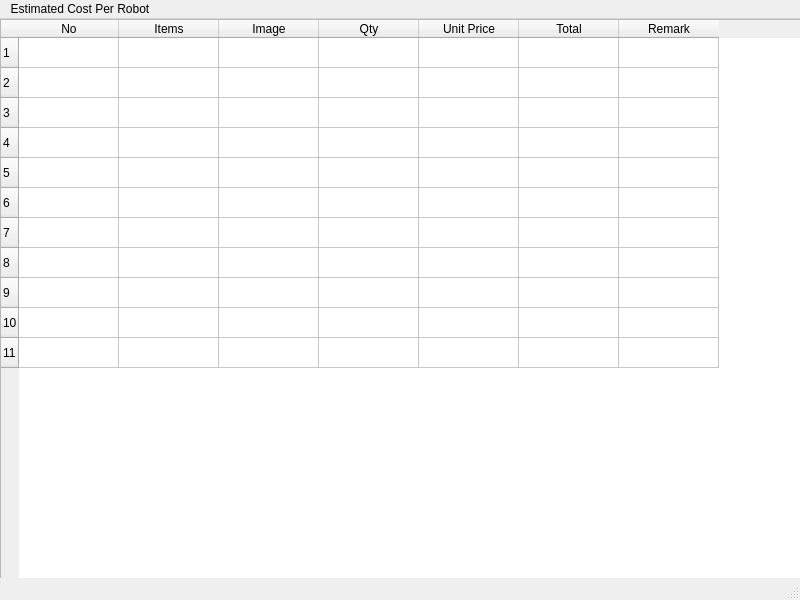
<?xml version="1.0" encoding="UTF-8"?>
<ui version="4.0">
 <class>MainWindow</class>
 <widget class="QMainWindow" name="MainWindow">
  <property name="geometry">
   <rect>
    <x>0</x>
    <y>0</y>
    <width>800</width>
    <height>600</height>
   </rect>
  </property>
  <property name="windowTitle">
   <string>MainWindow</string>
  </property>
  <widget class="QWidget" name="centralwidget">
   <widget class="QTableWidget" name="tableWidget">
    <property name="geometry">
     <rect>
      <x>0</x>
      <y>0</y>
      <width>1147</width>
      <height>595</height>
     </rect>
    </property>
    <row>
     <property name="text">
      <string>1</string>
     </property>
    </row>
    <row>
     <property name="text">
      <string>2</string>
     </property>
    </row>
    <row>
     <property name="text">
      <string>3</string>
     </property>
    </row>
    <row>
     <property name="text">
      <string>4</string>
     </property>
    </row>
    <row>
     <property name="text">
      <string>5</string>
     </property>
    </row>
    <row>
     <property name="text">
      <string>6</string>
     </property>
    </row>
    <row>
     <property name="text">
      <string>7</string>
     </property>
    </row>
    <row>
     <property name="text">
      <string>8</string>
     </property>
    </row>
    <row>
     <property name="text">
      <string>9</string>
     </property>
    </row>
    <row>
     <property name="text">
      <string>10</string>
     </property>
    </row>
    <row>
     <property name="text">
      <string>11</string>
     </property>
    </row>
    <column>
     <property name="text">
      <string>No</string>
     </property>
    </column>
    <column>
     <property name="text">
      <string>Items</string>
     </property>
    </column>
    <column>
     <property name="text">
      <string>Image</string>
     </property>
    </column>
    <column>
     <property name="text">
      <string>Qty</string>
     </property>
    </column>
    <column>
     <property name="text">
      <string>Unit Price</string>
     </property>
    </column>
    <column>
     <property name="text">
      <string>Total</string>
     </property>
    </column>
    <column>
     <property name="text">
      <string>Remark</string>
     </property>
    </column>
   </widget>
   <widget class="QTableWidget" name="tableWidget_2">
    <property name="geometry">
     <rect>
      <x>0</x>
      <y>0</y>
      <width>1147</width>
      <height>595</height>
     </rect>
    </property>
    <row>
     <property name="text">
      <string>1</string>
     </property>
    </row>
    <row>
     <property name="text">
      <string>2</string>
     </property>
    </row>
    <row>
     <property name="text">
      <string>3</string>
     </property>
    </row>
    <row>
     <property name="text">
      <string>4</string>
     </property>
    </row>
    <row>
     <property name="text">
      <string>5</string>
     </property>
    </row>
    <row>
     <property name="text">
      <string>6</string>
     </property>
    </row>
    <row>
     <property name="text">
      <string>7</string>
     </property>
    </row>
    <row>
     <property name="text">
      <string>8</string>
     </property>
    </row>
    <row>
     <property name="text">
      <string>9</string>
     </property>
    </row>
    <row>
     <property name="text">
      <string>10</string>
     </property>
    </row>
    <row>
     <property name="text">
      <string>11</string>
     </property>
    </row>
    <column>
     <property name="text">
      <string>No</string>
     </property>
    </column>
    <column>
     <property name="text">
      <string>Items</string>
     </property>
    </column>
    <column>
     <property name="text">
      <string>Image</string>
     </property>
    </column>
    <column>
     <property name="text">
      <string>Qty</string>
     </property>
    </column>
    <column>
     <property name="text">
      <string>Unit Price</string>
     </property>
    </column>
    <column>
     <property name="text">
      <string>Total</string>
     </property>
    </column>
    <column>
     <property name="text">
      <string>Remark</string>
     </property>
    </column>
   </widget>
  </widget>
  <widget class="QMenuBar" name="menubar">
   <property name="geometry">
    <rect>
     <x>0</x>
     <y>0</y>
     <width>800</width>
     <height>22</height>
    </rect>
   </property>
   <widget class="QMenu" name="menuEstimated_Cost_Per_Robot">
    <property name="title">
     <string>Estimated Cost Per Robot</string>
    </property>
   </widget>
   <addaction name="menuEstimated_Cost_Per_Robot"/>
  </widget>
  <widget class="QStatusBar" name="statusbar"/>
 </widget>
 <resources/>
 <connections/>
</ui>
